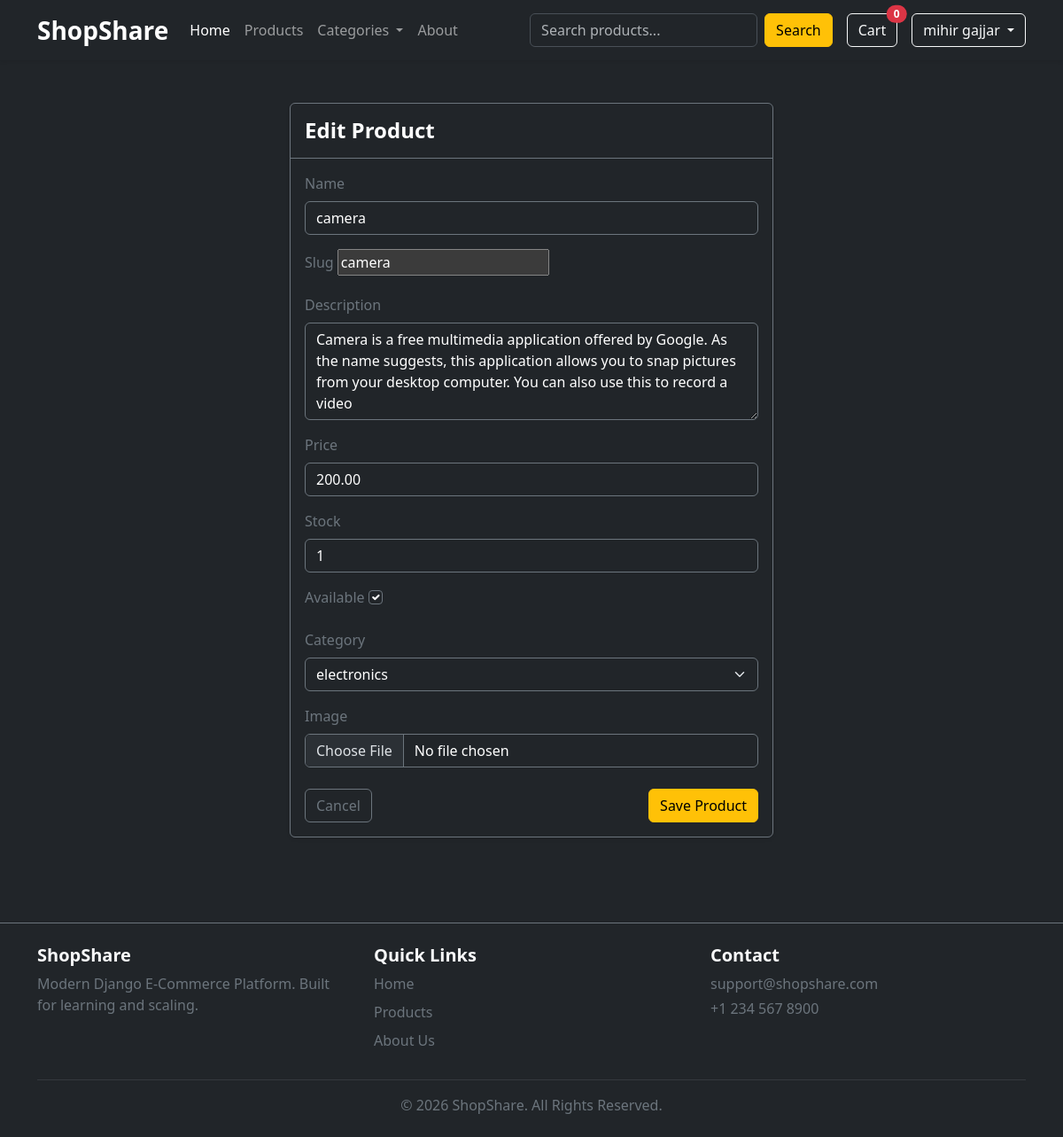
Page /dashboard/shopkeeper/product/edit/2/ (signed in) on the committed database.
### accounts/models.py (models this page shows, shortened)
class User(AbstractUser):
    is_customer = models.BooleanField(default=False)
    is_shopkeeper = models.BooleanField(default=False)

### products/models.py (models this page shows, shortened)
class Product(models.Model):
    shopkeeper = models.ForeignKey(settings.AUTH_USER_MODEL, related_name='products', on_delete=models.CASCADE, limit_choices_to={'is_shopkeeper': True})
    category = models.ForeignKey(Category, related_name='products', on_delete=models.CASCADE)
    name = models.CharField(max_length=200)
    slug = models.SlugField(unique=True)
    description = models.TextField()
    price = models.DecimalField(max_digits=10, decimal_places=2)
    stock = models.PositiveIntegerField()
    image = models.ImageField(upload_to='media/', blank=True, null=True)
    available = models.BooleanField(default=True)
    created = models.DateTimeField(auto_now_add=True)
    updated = models.DateTimeField(auto_now=True)

### dashboard/views.py (the view)
# urls.py: path('shopkeeper/product/edit/<int:pk>/', views.product_edit, name='product_edit'),
@login_required(login_url='login')
def product_edit(request, pk):
    product = get_object_or_404(Product, pk=pk, shopkeeper=request.user)
    if request.method == 'POST':
        form = ProductForm(request.POST, request.FILES, instance=product)
        if form.is_valid():
            form.save()
            messages.success(request, 'Product updated successfully.')
            return redirect('shopkeeper_dashboard')
    else:
        form = ProductForm(instance=product)
    return render(request, 'dashboard/product_form.html', {'form': form, 'title': 'Edit Product'})

### products/forms.py
class ProductForm(forms.ModelForm):
    class Meta:
        model = Product
        fields = ['name', 'slug', 'description', 'price', 'stock', 'available', 'category', 'image']
        widgets = {
            'category': forms.Select(attrs={'class': 'form-select bg-dark text-white border-secondary'}),
            'name': forms.TextInput(attrs={'class': 'form-control bg-dark text-white border-secondary'}),
            'description': forms.Textarea(attrs={'class': 'form-control bg-dark text-white border-secondary', 'rows': 4}),
            'price': forms.NumberInput(attrs={'class': 'form-control bg-dark text-white border-secondary'}),
            'stock': forms.NumberInput(attrs={'class': 'form-control bg-dark text-white border-secondary'}),
            'image': forms.FileInput(attrs={'class': 'form-control bg-dark text-white border-secondary'}),
            'available': forms.CheckboxInput(attrs={'class': 'form-check-input bg-dark text-white border-secondary'}),
        }

### Core/context_processers.py (called while the page is built, shortened)
def global_data(request):
    categories = Category.objects.all()
    cart_count = 0
    if request.user.is_authenticated:
        if hasattr(request.user, 'cart'):
            cart_count = sum(item.quantity for item in request.user.cart.items.all())
    return {
            'global_categories': categories,
            'cart_count': cart_count,
            }

### products/models.py (called while the page is built)
    def __str__(self):
        return self.name

### templates/dashboard/product_form.html (shortened to what this page needs)
{% extends 'base.html' %}
{% block content %}
<div class="container py-5">
    <div class="row justify-content-center">
        <div class="col-md-8 col-lg-6">
            <div class="card bg-dark border-secondary shadow-sm">
                <div class="card-header border-secondary bg-transparent py-3">
                    <h4 class="mb-0 text-white fw-bold">{{ title }}</h4>
                </div>
                <div class="card-body">
                    <form method="POST" enctype="multipart/form-data">
                        {% for field in form %}
                            <div class="mb-3">
                                <label class="form-label text-secondary" for="{{ field.id_for_label }}">{{ field.label }}</label>
                                {{ field }}
                            </div>
                        {% endfor %}
                        <div class="d-flex justify-content-between mt-4">
                            <a href="{% url 'shopkeeper_dashboard' %}" class="btn btn-outline-secondary">Cancel</a>
                            <button type="submit" class="btn btn-warning">Save Product</button>
                        </div>
                    </form>
                </div>
            </div>
        </div>
    </div>
</div>
{% endblock %}

### templates/partials/header.html (shortened to what this page needs)
{% load static %}
<nav class="navbar navbar-expand-lg navbar-dark bg-dark shadow-sm sticky-top">
    <div class="container">
        <a class="navbar-brand fw-bold fs-3" href="/">
            ShopShare
        </a>
        <div class="collapse navbar-collapse"
             id="navbarContent">
            <ul class="navbar-nav me-auto mb-2 mb-lg-0">
                <li class="nav-item">
                    <a class="nav-link active" href="/",>
                        Home
                    </a>
                </li>
                <li class="nav-item">
                    <a class="nav-link" href="{% url 'product_list' %}">
                        Products
                    </a>
                </li>
                <li class="nav-item dropdown">
                    <a class="nav-link dropdown-toggle"
                       href="#"
                       role="button"
                       data-bs-toggle="dropdown">
                        Categories
                    </a>
                </li>
                <li class="nav-item">
                    <a class="nav-link" href="{% url 'about' %}">
                        About
                    </a>
                </li>
            </ul>
            <form class="d-flex me-3" method="GET">
                <input class="form-control me-2"
                       type="search"
                       name="q"
                       placeholder="Search products...">
                <button class="btn btn-warning" type="submit">
                    Search
                </button>
            </form>
            <a href="{% url 'view_cart' %}" class="btn btn-outline-light position-relative me-3">Cart
                <span class="position-absolute top-0 start-100 translate-middle badge rounded-pill bg-danger">
                    {{ cart_count }}
                </span>
            </a>
            {% if request.user.is_authenticated %}
            <div class="dropdown">
                <button class="btn btn-outline-light dropdown-toggle" data-bs-toggle="dropdown">
                    {{ request.user.username }}
                </button>
            </div>
            {% endif %}
        </div>
    </div>
</nav>

### rows in the picture
User: user.username "mihir gajjar"
Product: form "camera" "camera" "Camera is a free multimedia application offered by Google. As the name suggests, this application allows you to snap pictures from your desktop computer. You can also use this to record a video" "200.00" "1" "☑" "electronics"

### other values in the picture
{{ cart_count }} "0"
{{ title }} "Edit Product"
{{ field.label }} "Name" "Slug" "Description" "Price" "Stock" "Available" "Category" "Image"
